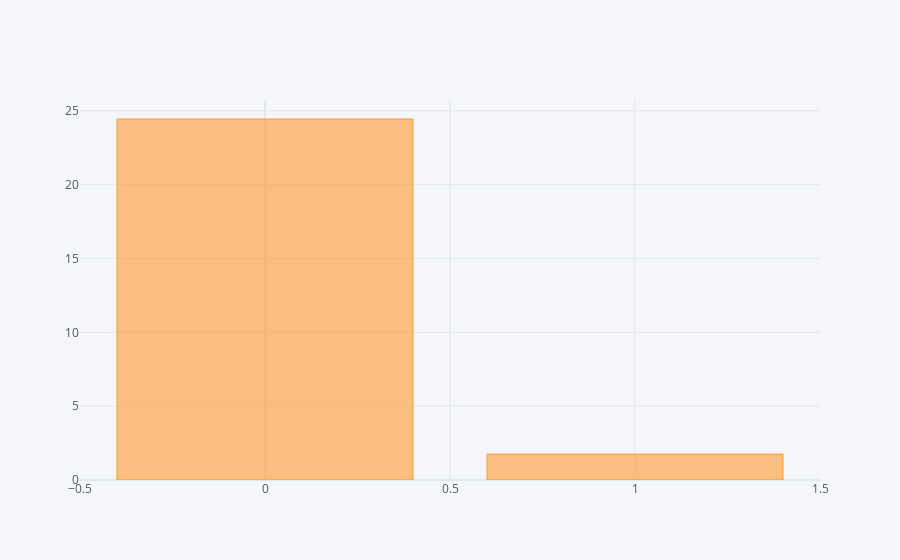

The cell this chart's notebook holds for it:
### Code cell
data.groupby('output').mean()['total liabilities - cash) / sales'].iplot(kind='bar')

### Figure 1 — Plotly figure (JSON) as saved in the notebook; plotly's stock layout.template omitted (floating-point values rounded to 4 significant figures)
{"data": [{"marker": {"color": "rgba(255, 153, 51, 0.6)", "line": {"color": "rgba(255, 153, 51, 1.0)", "width": 1}}, "name": "total liabilities - cash) / sales", "orientation": "v", "text": "", "type": "bar", "x": [0, 1], "y": [24.44, 1.752]}], "layout": {"legend": {"bgcolor": "#F5F6F9", "font": {"color": "#4D5663"}}, "paper_bgcolor": "#F5F6F9", "plot_bgcolor": "#F5F6F9", "title": {"font": {"color": "#4D5663"}}, "xaxis": {"gridcolor": "#E1E5ED", "showgrid": true, "tickfont": {"color": "#4D5663"}, "title": {"font": {"color": "#4D5663"}, "text": ""}, "zerolinecolor": "#E1E5ED"}, "yaxis": {"gridcolor": "#E1E5ED", "showgrid": true, "tickfont": {"color": "#4D5663"}, "title": {"font": {"color": "#4D5663"}, "text": ""}, "zerolinecolor": "#E1E5ED"}}}
